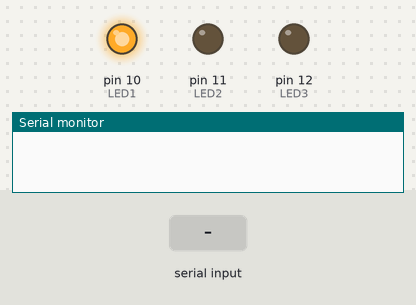
A sketch run on a simulated Arduino Uno, built with avr-gcc and run on an emulated ATmega328P. Shown: output pins drawn as LEDs (lit = HIGH), the last lines printed to the serial monitor. The test bench sets the inputs (shaded band).

Above: at 0.1 s.
At 1.2 s:
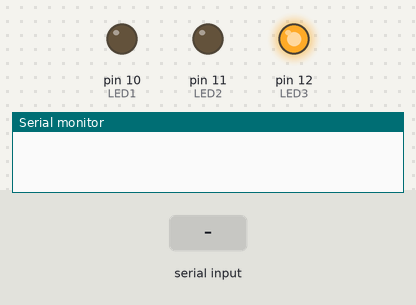
1.3 s: "q" received over Serial
At 1.9 s:
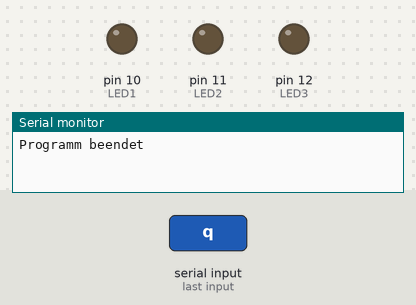
Timing chart, 0 to 4.3 s (numbered marks = the images above; inputs shaded):
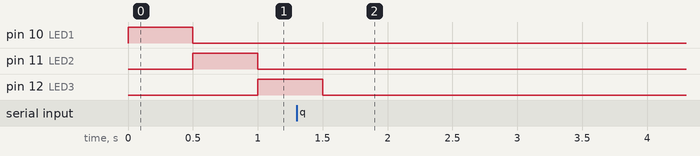

Measured:
- after the input at 1.3 s, pin 10 (LED1), pin 11 (LED2): stops changing and stays LOW; pin 12 (LED3): goes on until 1.5 s, then stays LOW

The sketch:

032D_Kontrollstrukturen4.ino
```cpp
#define LED1 10 // Definiert den Pin für die erste LED
#define LED2 11 // Definiert den Pin für die zweite LED
#define LED3 12 // Definiert den Pin für die dritte LED

void setup() {
  pinMode(LED1, OUTPUT); // Setzt den LED1-Pin als Ausgang
  pinMode(LED2, OUTPUT); // Setzt den LED2-Pin als Ausgang
  pinMode(LED3, OUTPUT); // Setzt den LED3-Pin als Ausgang
  Serial.begin(9600); // Startet die serielle Kommunikation mit 9600 Baud
}

void loop() {
  if (Serial.available() > 0) { // Prüft, ob Daten im seriellen Puffer verfügbar sind
    char input = Serial.read(); // Liest das nächste Zeichen aus dem seriellen Puffer
    if (input == 'q') { // Prüft, ob das Zeichen 'q' ist
      Serial.println("Programm beendet"); // Gibt eine Nachricht auf dem seriellen Monitor aus
      while (true); // Endlosschleife, um das Programm zu stoppen
    }
  }

  digitalWrite(LED1, HIGH); // Schaltet die erste LED ein
  delay(500); // Wartet 500 Millisekunden
  digitalWrite(LED1, LOW); // Schaltet die erste LED aus

  digitalWrite(LED2, HIGH); // Schaltet die zweite LED ein
  delay(500); // Wartet 500 Millisekunden
  digitalWrite(LED2, LOW); // Schaltet die zweite LED aus

  digitalWrite(LED3, HIGH); // Schaltet die dritte LED ein
  delay(500); // Wartet 500 Millisekunden
  digitalWrite(LED3, LOW); // Schaltet die dritte LED aus
}
```
